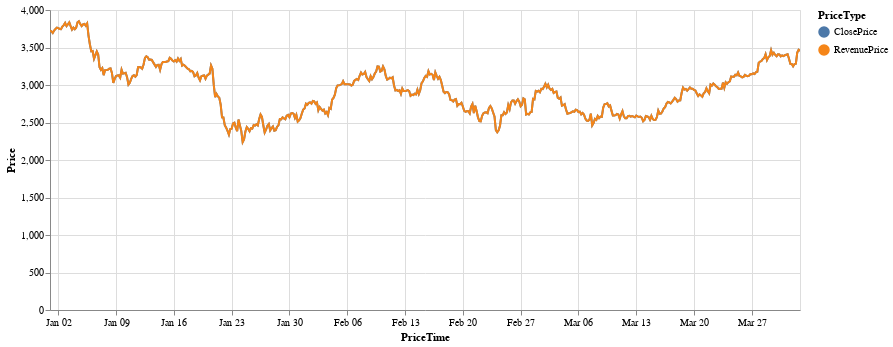

The notebook cell saved with this chart:
### Code cell
result_arima = pipeline_arima("ETH", 4, order=(2, 0, 2))
result_arima["plot"]

### Figure 1 — Vega-Lite specification as saved in the notebook (floating-point values rounded to 4 significant figures; data arrays with more than 128 entries replaced by an {"elided": "..."} marker saying what was removed)
{"config": {"view": {"continuousWidth": 400, "continuousHeight": 300}}, "data": {"name": "data-4d1867518015477df9cd81e332062403"}, "mark": {"type": "line", "point": {"color": "red", "size": 0.1}}, "encoding": {"color": {"type": "nominal", "field": "PriceType"}, "tooltip": [{"type": "quantitative", "field": "Price"}, {"type": "nominal", "field": "PriceType"}, {"type": "temporal", "field": "PriceTime"}], "x": {"type": "temporal", "field": "PriceTime"}, "y": {"type": "quantitative", "field": "Price"}}, "height": 300, "selection": {"selector002": {"type": "interval", "bind": "scales", "encodings": ["x"]}}, "width": 750, "$schema": "https://vega.github.io/schema/vega-lite/v4.8.1.json", "datasets": {"data-4d1867518015477df9cd81e332062403": {"elided": "1092 records"}}}
